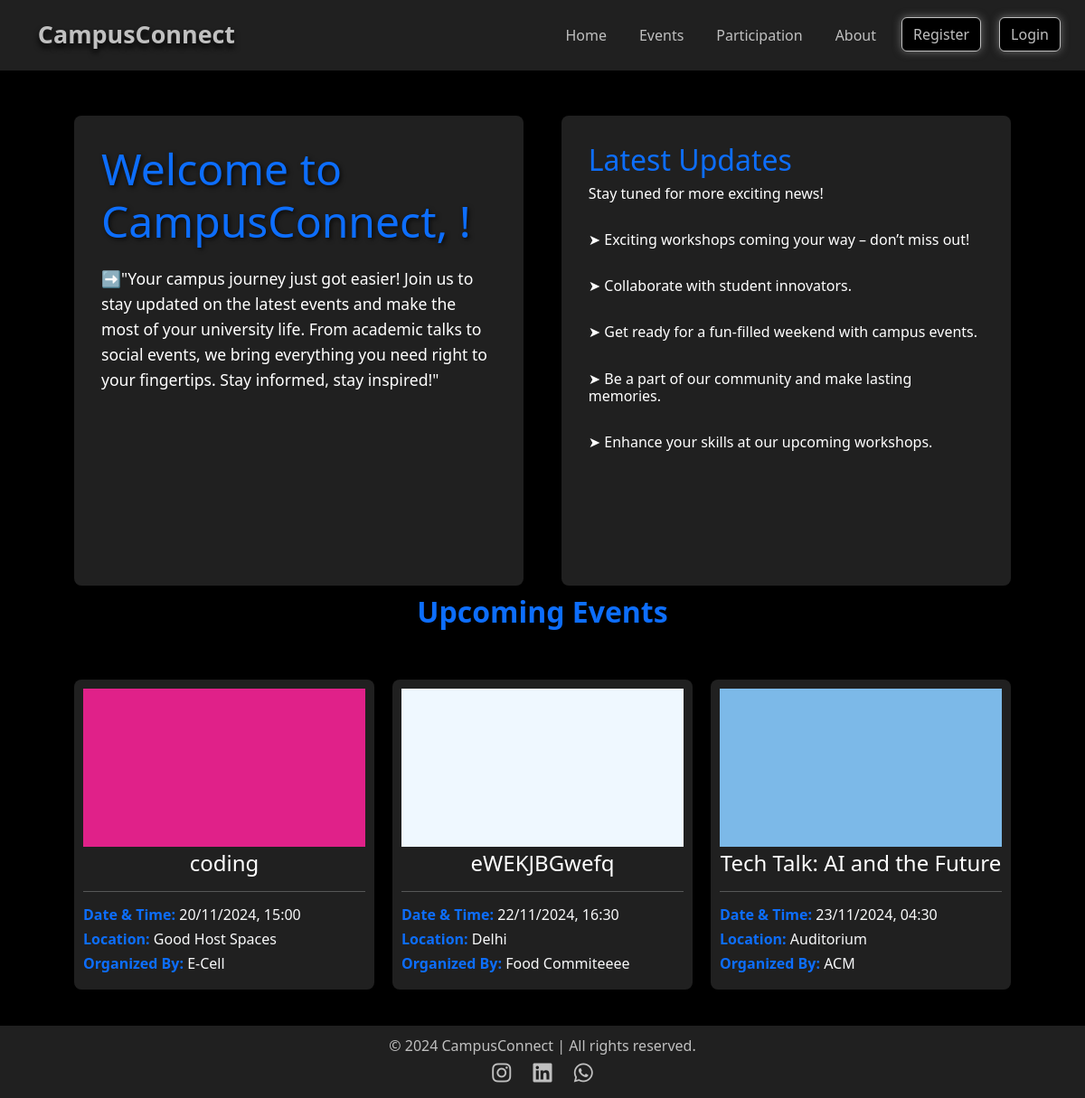
The page / on the database its author committed.
### events/models.py (models this page shows, shortened)
class Event(models.Model):
    title = models.CharField(max_length=100)
    description = models.TextField()
    event_datetime = models.DateTimeField()
    location = models.CharField(max_length=200)
    photo = models.ImageField(upload_to='event_photos/', blank=True, null=True)
    organized_by = models.CharField(max_length=100, default="Unknown")
    user = models.ForeignKey(User, on_delete=models.CASCADE)
    is_approved = models.BooleanField(default=False)

### events/views.py (the view)
# urls.py: 2. Add a URL to urlpatterns:  path('', views.home, name='home')
def home(request):
    events = Event.objects.filter(event_datetime__gte=timezone.now()).order_by('event_datetime')[:3]
    return render(request, 'home.html', {'events': events})

### events/templates/home.html (shortened to what this page needs)
{% extends "layout.html" %}
{% block content %}
    <div class="home-container">
        <div class="left-side">
            <h1>Welcome to CampusConnect, {{ request.user.username }}!</h1>
            <p>➡️"Your campus journey just got easier! Join us to stay updated on the latest events and make the most of your university life. From academic talks to social events, we bring everything you need right to your fingertips. Stay informed, stay inspired!"</p>
        </div>
        <div class="right-side">
            <h1>Latest Updates</h1>
            <h6>Stay tuned for more exciting news!</h6><br>
            <h6>➤ Exciting workshops coming your way – don’t miss out!</h6><br>
            <h6>➤ Collaborate with student innovators.</h6><br>
            <h6>➤ Get ready for a fun-filled weekend with campus events.</h6><br>
            <h6>➤ Be a part of our community and make lasting memories.</h6><br>
            <h6>➤ Enhance your skills at our upcoming workshops.</h6>
        </div>
    </div>
    <div class="events-section">
        <h2><center><strong>Upcoming Events</strong></center></h2>
        <div class="events-container">
            {% for event in events %}
                <div class="event">
                    {% if event.photo %}
                        <img src="{{ event.photo.url }}" class="card-img-top" alt="Event photo">
                    {% else %}
                        <img src="default_image_url.jpg" class="card-img-top" alt="Default image">
                    {% endif %}
                    <h3><center><span style="color: #ffffff">{{ event.title }}</span></center></h3><hr>
                    <h6><strong><span style="color: #0d6efd;">Date & Time:<span></strong> {{ event.event_datetime|date:"d/m/Y, H:i" }}</h6>
                    <h6><strong><span style="color: #0d6efd;">Location:<span></strong> {{ event.location }}</h6>
                    <h6><strong><span style="color: #0d6efd;">Organized By:<span></strong> {{ event.organized_by }}</h6>
                </div>
            {% endfor %}
        </div>
    </div>
{% endblock %}

### templates/layout.html (style rules this page uses)
body { background-color: #000000; color: #f8f9fa; min-height: 100vh; display: flex; flex-direction: column; }

### events/templates/home.html (style rules this page uses)
.home-container { display: flex; justify-content: space-between; align-items: flex-start; padding: 40px; background-color: #000; color: #ffffff; height: 60vh; margin-top: 10px; }
.left-side, .right-side { width: 48%; background-color: #202020; padding: 30px; border-radius: 8px; box-shadow: 0 4px 10px rgba(0, 0, 0, 0.2); height: 130%; }
.left-side h1 { font-size: 3rem; color: #0d6efd; margin-bottom: 20px; text-shadow: 2px 2px 5px rgba(0, 0, 0, 0.7); }
.left-side p, .right-side p { font-size: 1.1rem; line-height: 1.6; }
.right-side h1 { font-size: 2rem; color: #0d6efd; }
.events-section { background-color: #000; padding: 20px; border-radius: 8px; box-shadow: 0 4px 10px rgba(0, 0, 0, 0.2); margin-top: 70px; }
.events-section h2 { font-size: 2rem; color: #0d6efd; margin-bottom: 20px; }
.events-container { display: grid; grid-template-columns: repeat(auto-fill, minmax(250px, 1fr)); gap: 20px; padding: 20px; }
.event { background-color: #202020; padding: 10px; border-radius: 8px; box-shadow: 0 4px 10px rgba(0, 0, 0, 0.2); margin-top: 15px; min-width: 250px; transition: transform 0.3s ease, box-shadow 0.3s ease; }
.event h3 { font-size: 1.5rem; color: #0d6efd; margin-top: 4px; }

### rows shown on the page
Event: photo (picture), title "coding", event_datetime "20/11/2024, 15:00", location "Good Host Spaces", organized_by "E-Cell"
Event: photo (picture), title "eWEKJBGwefq", event_datetime "22/11/2024, 16:30", location "Delhi", organized_by "Food Commiteeee"
Event: photo (picture), title "Tech Talk: AI and the Future", event_datetime "23/11/2024, 04:30", location "Auditorium", organized_by "ACM"
